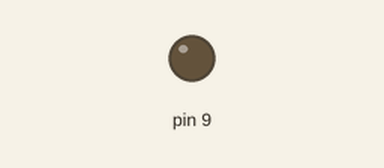
Simulated run of this sketch. Board: Arduino Uno, built with avr-gcc and run on an emulated ATmega328P. Shown: output pins drawn as LEDs (lit = HIGH).

Above: at 0.05 s.
At 1.2 s:
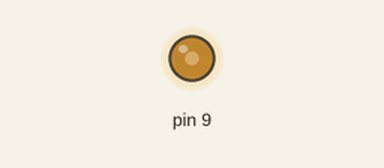
At 2.35 s:
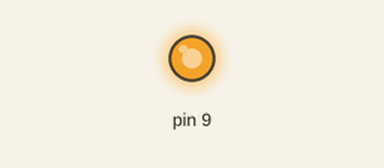
At 4.7 s:
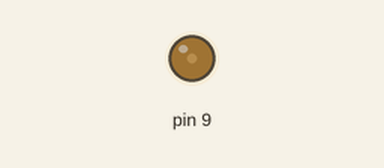
Timing chart, 0 to 6.8 s (numbered marks = the images above):
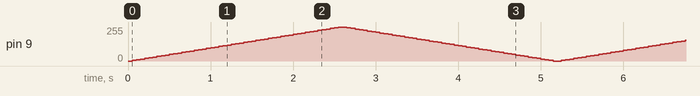

The sketch:

sketch_jan02a.ino
```cpp
int brightness = 0;
int fadeAmt = 5;

void setup() {
  // Initialize the digital pin as an output
  pinMode(9, OUTPUT);
}

void loop() {
  analogWrite(9, brightness);
  brightness += fadeAmt;
  if (brightness > 255) {
    brightness = 255;
    fadeAmt = -fadeAmt;
  }
  if (brightness < 0) {
    brightness = 0;
    fadeAmt = -fadeAmt;
  }
  delay(50);
}
```
